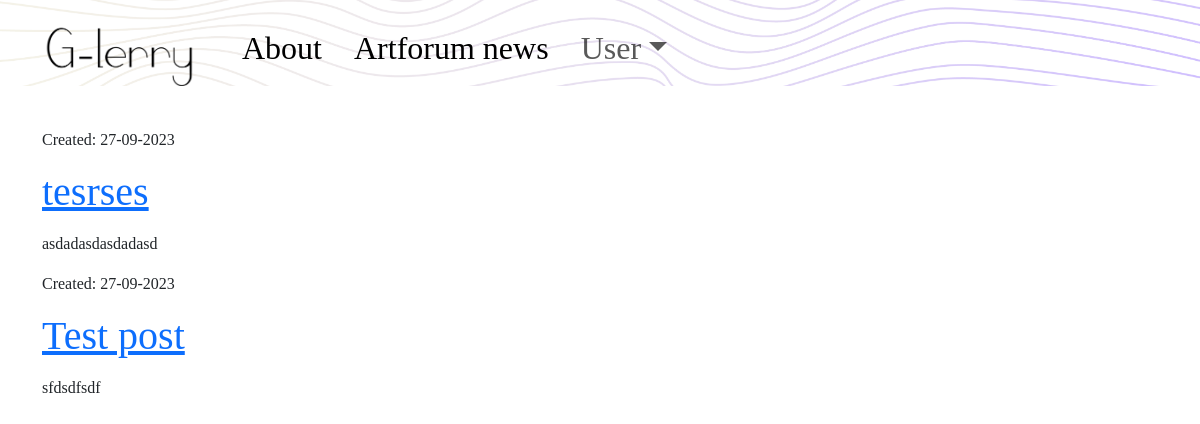
The page /drafts/ (signed in) on the database as committed earlier.
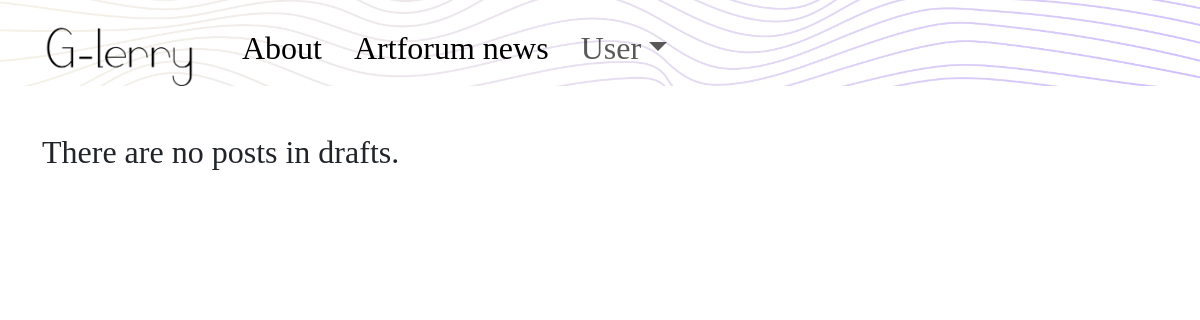
The same page on the database as committed later.
### blog/models.py (models this page shows, shortened)
class Post(models.Model):
    author = models.ForeignKey('auth.User', on_delete=models.CASCADE)
    title = models.CharField(max_length=200)
    text = models.TextField()
    create_date = models.DateTimeField(default=timezone.now)
    published_date = models.DateTimeField(blank=True, null=True)
    """
        The primary key patches to self.pk, after i create post, and i hit publication,
        go to post detail of the primary key of post i just created

    """

### blog/views.py (the view)
# urls.py: path('drafts/', views.DraftListView.as_view(), name='post_draft_list'),
class DraftListView(LoginRequiredMixin, ListView):
    login_url = 'login/'
    redirect_field_name = 'blog/post_list.html'
    model = Post
    template_name = 'blog/post_draft_list.html'
    def get_queryset(self):
        return Post.objects.filter(published_date__isnull=True).order_by('-create_date')
    """
    Creates query to make sure those posts does not have any published date
    """
    def get(self, request, *args, **kwargs):
        queryset = self.get_queryset()
        print("Queryset count:", queryset.count())  # Print the count of the queryset
        return super().get(request, *args, **kwargs)
    """
    If we wanted to fetch data not using default value object_list,
    we can use code below to change that hwo we like
    """

### blog/templates/blog/post_draft_list.html
{% extends "blog/base.html" %}
{% block content %}
{% if object_list %}
{% for post in object_list %}
<div class="post">
    <p class="date">Created: {{ post.create_date|date:'d-m-Y' }}</p>
    <h1><a href="{% url 'post_detail' pk=post.pk %}">{{ post.title }}</a> </h1>
    <p>{{ post.text|truncatechars:200|safe }}</p>
</div>
{% endfor %}
{% else %}
    <p class="bigger-text">There are no posts in drafts.</p>
{% endif %}
{% endblock %}

Rows that differ between the two databases and show on the page:
removed Post: create_date "27-09-2023", title "tesrses", text "asdadasdasdadasd"
removed Post: create_date "27-09-2023", title "Test post", text "sfdsdfsdf"
Other text that changed with them:
text now shown: "There are no posts in drafts."
